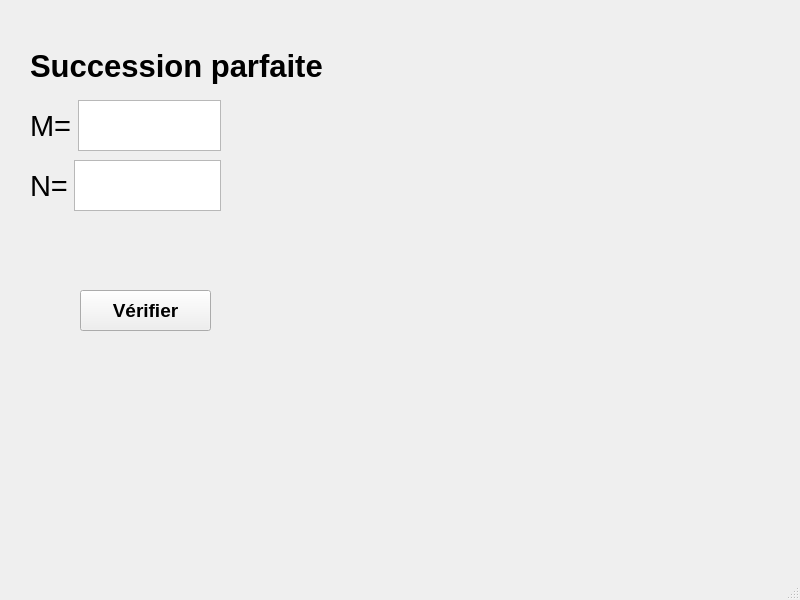
<?xml version="1.0" encoding="UTF-8"?>
<ui version="4.0">
 <class>MainWindow</class>
 <widget class="QMainWindow" name="MainWindow">
  <property name="geometry">
   <rect>
    <x>0</x>
    <y>0</y>
    <width>800</width>
    <height>600</height>
   </rect>
  </property>
  <property name="windowTitle">
   <string>MainWindow</string>
  </property>
  <widget class="QWidget" name="centralwidget">
   <widget class="QLabel" name="label">
    <property name="geometry">
     <rect>
      <x>30</x>
      <y>30</y>
      <width>401</width>
      <height>71</height>
     </rect>
    </property>
    <property name="font">
     <font>
      <pointsize>23</pointsize>
      <weight>75</weight>
      <bold>true</bold>
     </font>
    </property>
    <property name="text">
     <string>Succession parfaite</string>
    </property>
   </widget>
   <widget class="QWidget" name="horizontalLayoutWidget">
    <property name="geometry">
     <rect>
      <x>30</x>
      <y>100</y>
      <width>191</width>
      <height>51</height>
     </rect>
    </property>
    <layout class="QHBoxLayout" name="horizontalLayout">
     <item>
      <widget class="QLabel" name="label_2">
       <property name="font">
        <font>
         <family>Arial</family>
         <pointsize>22</pointsize>
         <weight>50</weight>
         <italic>false</italic>
         <bold>false</bold>
        </font>
       </property>
       <property name="text">
        <string>M=</string>
       </property>
      </widget>
     </item>
     <item>
      <widget class="QTextEdit" name="m"/>
     </item>
    </layout>
   </widget>
   <widget class="QWidget" name="horizontalLayoutWidget_2">
    <property name="geometry">
     <rect>
      <x>30</x>
      <y>160</y>
      <width>191</width>
      <height>51</height>
     </rect>
    </property>
    <layout class="QHBoxLayout" name="horizontalLayout_2">
     <item>
      <widget class="QLabel" name="label_3">
       <property name="font">
        <font>
         <family>Arial</family>
         <pointsize>22</pointsize>
         <weight>50</weight>
         <italic>false</italic>
         <bold>false</bold>
        </font>
       </property>
       <property name="text">
        <string>N=</string>
       </property>
      </widget>
     </item>
     <item>
      <widget class="QTextEdit" name="n"/>
     </item>
    </layout>
   </widget>
   <widget class="QPushButton" name="verif">
    <property name="geometry">
     <rect>
      <x>80</x>
      <y>290</y>
      <width>131</width>
      <height>41</height>
     </rect>
    </property>
    <property name="font">
     <font>
      <pointsize>14</pointsize>
      <weight>75</weight>
      <bold>true</bold>
     </font>
    </property>
    <property name="text">
     <string>Vérifier</string>
    </property>
   </widget>
   <widget class="QLabel" name="res">
    <property name="geometry">
     <rect>
      <x>30</x>
      <y>230</y>
      <width>391</width>
      <height>41</height>
     </rect>
    </property>
    <property name="text">
     <string/>
    </property>
   </widget>
  </widget>
  <widget class="QMenuBar" name="menubar">
   <property name="geometry">
    <rect>
     <x>0</x>
     <y>0</y>
     <width>800</width>
     <height>26</height>
    </rect>
   </property>
  </widget>
  <widget class="QStatusBar" name="statusbar"/>
 </widget>
 <resources/>
 <connections/>
</ui>
